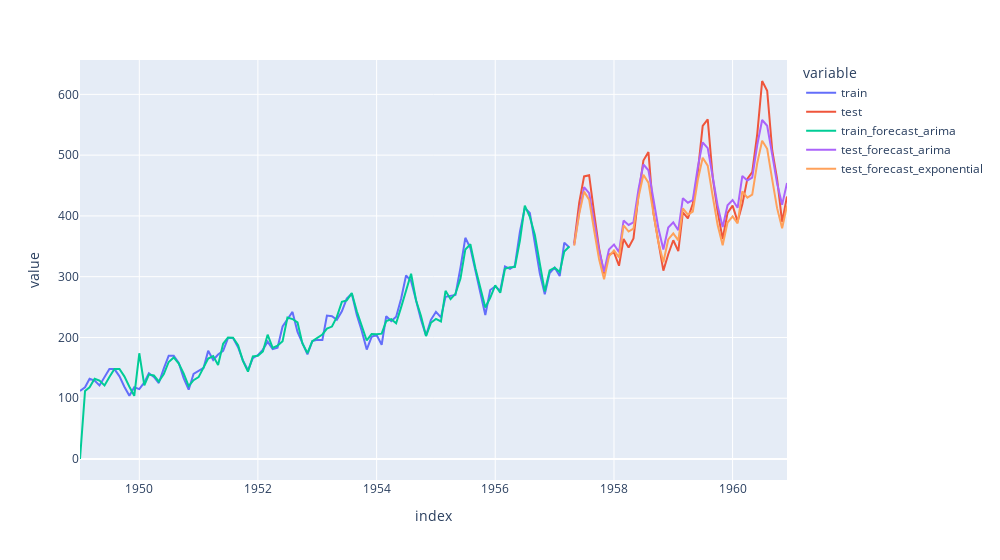

Source (notebook cell):
### Code cell
df_pred.plot(width=1000)

### Figure 1 — Plotly figure (JSON) as saved in the notebook; plotly's stock layout.template omitted (floating-point values rounded to 4 significant figures; data arrays with more than 128 entries replaced by an {"elided": "..."} marker saying what was removed)
{"data": [{"hovertemplate": "variable=train<br>index=%{x}<br>value=%{y}<extra></extra>", "legendgroup": "train", "line": {"color": "#636efa", "dash": "solid"}, "marker": {"symbol": "circle"}, "mode": "lines", "name": "train", "orientation": "v", "showlegend": true, "type": "scatter", "x": {"elided": "144 str values"}, "xaxis": "x", "y": {"elided": "144 int values"}, "yaxis": "y"}, {"hovertemplate": "variable=test<br>index=%{x}<br>value=%{y}<extra></extra>", "legendgroup": "test", "line": {"color": "#EF553B", "dash": "solid"}, "marker": {"symbol": "circle"}, "mode": "lines", "name": "test", "orientation": "v", "showlegend": true, "type": "scatter", "x": {"elided": "144 str values"}, "xaxis": "x", "y": {"elided": "144 int values"}, "yaxis": "y"}, {"hovertemplate": "variable=train_forecast_arima<br>index=%{x}<br>value=%{y}<extra></extra>", "legendgroup": "train_forecast_arima", "line": {"color": "#00cc96", "dash": "solid"}, "marker": {"symbol": "circle"}, "mode": "lines", "name": "train_forecast_arima", "orientation": "v", "showlegend": true, "type": "scatter", "x": {"elided": "144 str values"}, "xaxis": "x", "y": {"elided": "144 float values"}, "yaxis": "y"}, {"hovertemplate": "variable=test_forecast_arima<br>index=%{x}<br>value=%{y}<extra></extra>", "legendgroup": "test_forecast_arima", "line": {"color": "#ab63fa", "dash": "solid"}, "marker": {"symbol": "circle"}, "mode": "lines", "name": "test_forecast_arima", "orientation": "v", "showlegend": true, "type": "scatter", "x": {"elided": "144 str values"}, "xaxis": "x", "y": {"elided": "144 float values"}, "yaxis": "y"}, {"hovertemplate": "variable=test_forecast_exponential<br>index=%{x}<br>value=%{y}<extra></extra>", "legendgroup": "test_forecast_exponential", "line": {"color": "#FFA15A", "dash": "solid"}, "marker": {"symbol": "circle"}, "mode": "lines", "name": "test_forecast_exponential", "orientation": "v", "showlegend": true, "type": "scatter", "x": {"elided": "144 str values"}, "xaxis": "x", "y": {"elided": "144 float values"}, "yaxis": "y"}], "layout": {"legend": {"title": {"text": "variable"}, "tracegroupgap": 0}, "margin": {"t": 60}, "width": 1000, "xaxis": {"anchor": "y", "domain": [0, 1], "title": {"text": "index"}}, "yaxis": {"anchor": "x", "domain": [0, 1], "title": {"text": "value"}}}}
